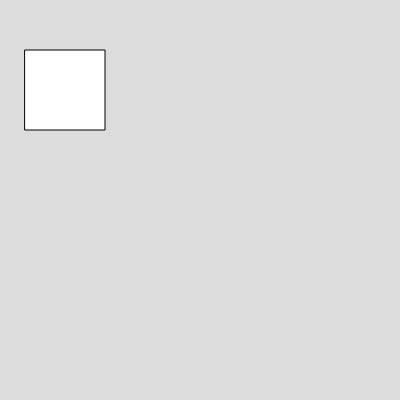
Frame 1 (no input)
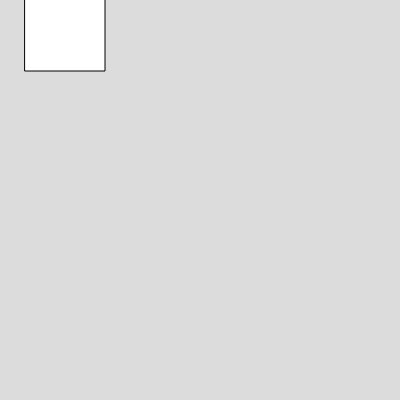
Frame 60 (no input)
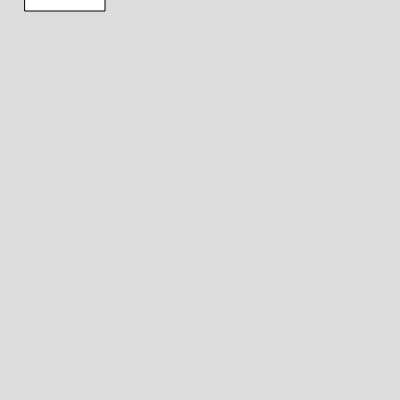
Frame 120 (the mouse pressed at the canvas centre since frame 60)

The p5.js sketch that drew these frames (run headless with seeded random() and noise() and a simulated clock; from frame 60 on, the mouse is pressed at the canvas centre):

// p5.js sketch
// ── sketch.js
var box ;
function setup() 
{
  createCanvas(400, 400);
  box=new Box (25,50,80,80,4,-1);
}

function draw() 
{
  background(220);
box.show();
box.move_y();
}


// ── box.js
class Box
  {
    constructor(x,y,w,h,vx,vy)
    {
      this.x =x;
      this.y =y;
      this.w =w;
      this.h = h;
      this.vx = vx;
      this.vy = vy;
    }
    
    show()
    {
      rect(this.x,this.y,this.w,this.h)
    }
    
    move()
    {
      this.x = this.x+this.vx;
    }
move_y(){
  this.y = this.y + this.vy;
}
  }

  
